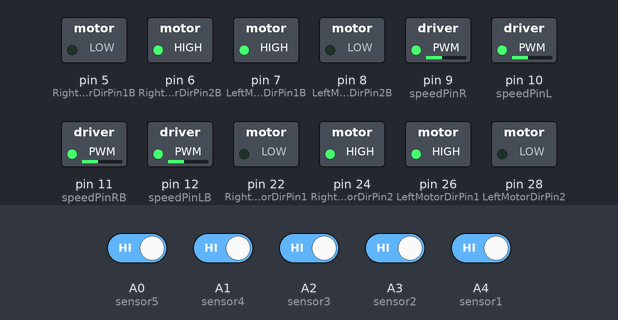
Bench run of a sketch on a simulated Arduino Mega 2560, built with avr-gcc and run on an emulated ATmega2560. Parts: switched loads named in the sketch (green lamp = pin HIGH). The test bench sets the inputs (shaded band); at power-on: A0 (sensor5), A1 (sensor4), A2 (sensor3), A3 (sensor2), A4 (sensor1) HIGH.

Above: at 1.2 s.
1.3 s: A1 (sensor4) driven LOW
At 2.1 s:
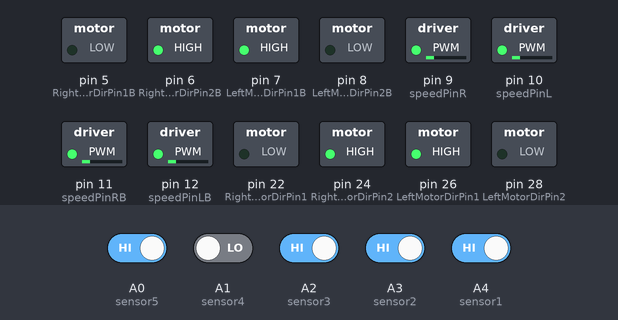
2.8 s: A0 (sensor5) driven LOW
At 3.3 s:
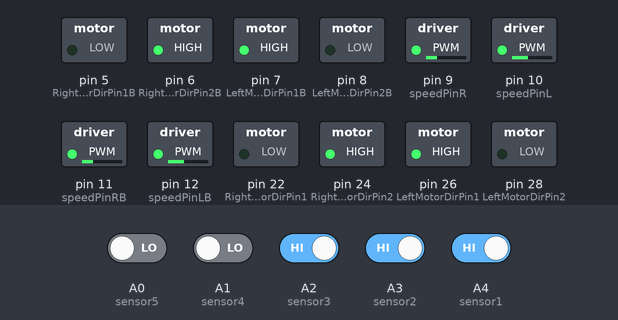
4.3 s: A0 (sensor5) driven HIGH
At 5.5 s:
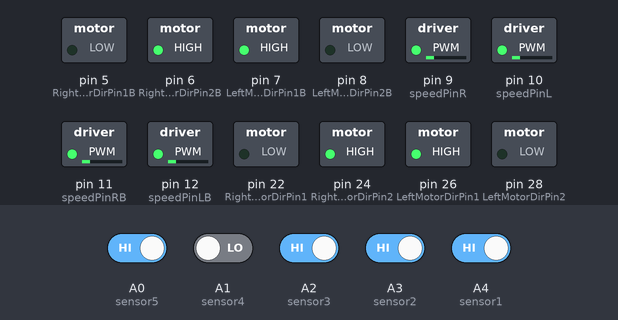
5.8 s: A1 (sensor4) driven HIGH
At 6.8 s:
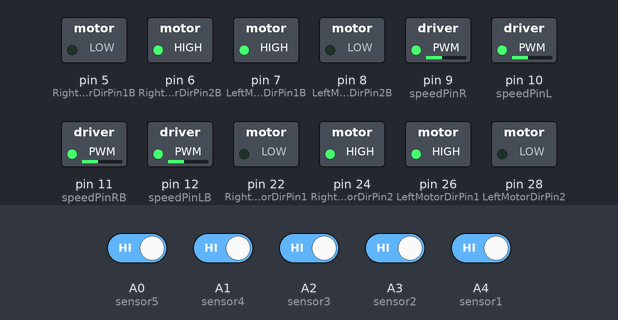
7.3 s: A2 (sensor3) driven LOW
At 7.9 s:
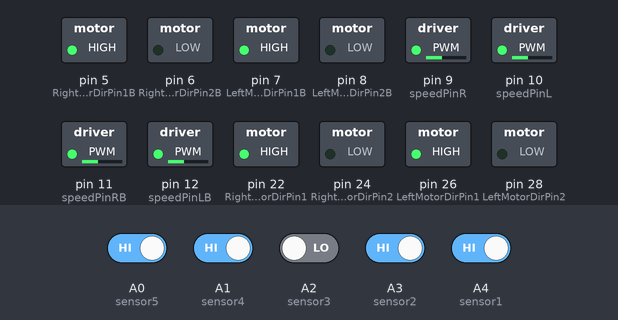
8.8 s: A3 (sensor2) driven LOW
At 9.1 s:
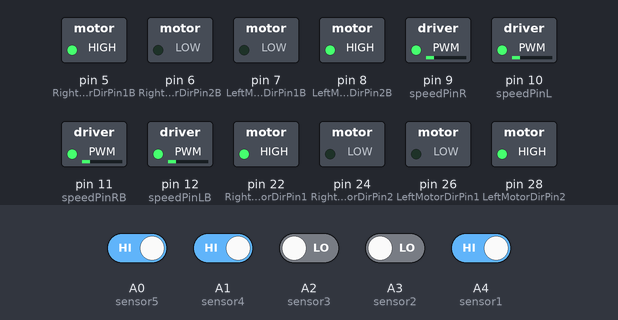
Timing chart, 0 to 11.3 s (numbered marks = the images above; inputs shaded):
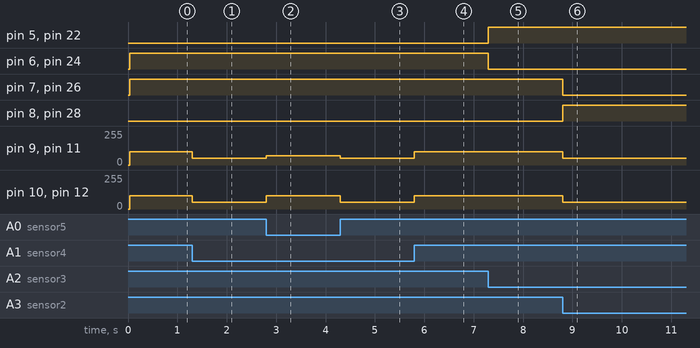

The sketch:

PID_MOdified.ino
```cpp
#define MID_SPEED 100
#define HIGH_SPEED 120
#define LOW_SPEED 80

#define LONG_DELAY_TIME 70
#define DELAY_TIME 40
#define SHORT_DELAY_TIME 30

#define speedPinR 9   //  Front Wheel PWM pin connect Model-Y M_B ENA
#define RightMotorDirPin1  22    //Front Right Motor direction pin 1 to Model-Y M_B IN1  (K1)
#define RightMotorDirPin2  24   //Front Right Motor direction pin 2 to Model-Y M_B IN2   (K1)
#define LeftMotorDirPin1  26    //Front Left Motor direction pin 1 to Model-Y M_B IN3 (K3)
#define LeftMotorDirPin2  28   //Front Left Motor direction pin 2 to Model-Y M_B IN4 (K3)
#define speedPinL 10   //  Front Wheel PWM pin connect Model-Y M_B ENB

#define speedPinRB 11   //  Rear Wheel PWM pin connect Left Model-Y M_A ENA
#define RightMotorDirPin1B  5    //Rear Right Motor direction pin 1 to Model-Y M_A IN1 ( K1)
#define RightMotorDirPin2B 6    //Rear Right Motor direction pin 2 to Model-Y M_A IN2 ( K1)
#define LeftMotorDirPin1B 7    //Rear Left Motor direction pin 1 to Model-Y M_A IN3  (K3)
#define LeftMotorDirPin2B 8  //Rear Left Motor direction pin 2 to Model-Y M_A IN4 (K3)
#define speedPinLB 12    //  Rear Wheel PWM pin connect Model-Y M_A ENB

#define sensor1   A4 // Left most sensor
#define sensor2   A3 // 2nd Left   sensor
#define sensor3   A2 // center sensor
#define sensor4   A1 // 2nd right sensor// Right most sensor
#define sensor5   A0 // Right most sensor

/*motor control*/

void FR_fwd(int speed)  //front-right wheel forward turn
{
  digitalWrite(RightMotorDirPin1,HIGH);
  digitalWrite(RightMotorDirPin2,LOW);
  analogWrite(speedPinR,speed);
}
void FR_bck(int speed) // front-right wheel backward turn
{
  digitalWrite(RightMotorDirPin1,LOW);
  digitalWrite(RightMotorDirPin2,HIGH);
  analogWrite(speedPinR,speed);
}
void FL_fwd(int speed) // front-left wheel forward turn
{
  digitalWrite(LeftMotorDirPin1,HIGH);
  digitalWrite(LeftMotorDirPin2,LOW);
  analogWrite(speedPinL,speed);
}
void FL_bck(int speed) // front-left wheel backward turn
{
  digitalWrite(LeftMotorDirPin1,LOW);
  digitalWrite(LeftMotorDirPin2,HIGH);
  analogWrite(speedPinL,speed);
}

void RR_fwd(int speed)  //rear-right wheel forward turn
{
  digitalWrite(RightMotorDirPin1B, HIGH);
  digitalWrite(RightMotorDirPin2B,LOW);
  analogWrite(speedPinRB,speed);
}
void RR_bck(int speed)  //rear-right wheel backward turn
{
  digitalWrite(RightMotorDirPin1B, LOW);
  digitalWrite(RightMotorDirPin2B,HIGH);
  analogWrite(speedPinRB,speed);
}
void RL_fwd(int speed)  //rear-left wheel forward turn
{
  digitalWrite(LeftMotorDirPin1B,HIGH);
  digitalWrite(LeftMotorDirPin2B,LOW);
  analogWrite(speedPinLB,speed);
}
void RL_bck(int speed)    //rear-left wheel backward turn
{
  digitalWrite(LeftMotorDirPin1B,LOW);
  digitalWrite(LeftMotorDirPin2B,HIGH);
  analogWrite(speedPinLB,speed);
}


//Simple Accelerations


void stop_bot()
{
  analogWrite(speedPinLB,0);
  analogWrite(speedPinRB,0);
  analogWrite(speedPinL,0);
  analogWrite(speedPinR,0);
  digitalWrite(RightMotorDirPin1B, LOW);
  digitalWrite(RightMotorDirPin2B,LOW);
  digitalWrite(LeftMotorDirPin1B, LOW);
  digitalWrite(LeftMotorDirPin2B,LOW);
  digitalWrite(RightMotorDirPin1, LOW);
  digitalWrite(RightMotorDirPin2,LOW);
  digitalWrite(LeftMotorDirPin1, LOW);
  digitalWrite(LeftMotorDirPin2,LOW);
  delay(40);
}
void forward(int speed_left,int speed_right)
{
   RL_fwd(speed_left);
   RR_fwd(speed_right);
   FR_fwd(speed_right);
   FL_fwd(speed_left);
}
void reverse(int speed)
{
   RL_bck(speed);
   RR_bck(speed);
   FR_bck(speed);
   FL_bck(speed);
}


//Direction Accelerations


void right_shift(int speed_fl_fwd,int speed_rl_bck ,int speed_rr_fwd,int speed_fr_bck)
{
  FL_fwd(speed_fl_fwd);
  RL_bck(speed_rl_bck);
  RR_fwd(speed_rr_fwd);
  FR_bck(speed_fr_bck);
}
void left_shift(int speed_fl_bck,int speed_rl_fwd ,int speed_rr_bck,int speed_fr_fwd)
{
   FL_bck(speed_fl_bck);
   RL_fwd(speed_rl_fwd);
   RR_bck(speed_rr_bck);
   FR_fwd(speed_fr_fwd);
}

void left_turn(int speed)
{
   RL_bck(0);
   RR_fwd(speed);
   FR_fwd(speed);
   FL_bck(0);
}
void right(int speed)
{
   RL_fwd(speed);
   RR_bck(0);
   FR_bck(0);
   FL_fwd(speed);
}
void left(int speed)
{
   RL_fwd(0);
   RR_bck(speed);
   FR_bck(speed);
   FL_fwd(0);
}
void right_back(int speed)
{
   RL_bck(speed);
   RR_fwd(0);
   FR_fwd(0);
   FL_bck(speed);
}
void sharpRightTurn(int speed_left,int speed_right)
{
   RL_fwd(speed_left);
   RR_bck(speed_right);
   FR_bck(speed_right);
   FL_fwd(speed_left);
}
void sharpLeftTurn(int speed_left,int speed_right){
   RL_bck(speed_left);
   RR_fwd(speed_right);
   FR_fwd(speed_right);
   FL_bck(speed_left);
}


//Pins initialize
void init_GPIO()
{
  pinMode(RightMotorDirPin1, OUTPUT);
  pinMode(RightMotorDirPin2, OUTPUT);
  pinMode(speedPinL, OUTPUT);

  pinMode(LeftMotorDirPin1, OUTPUT);
  pinMode(LeftMotorDirPin2, OUTPUT);
  pinMode(speedPinR, OUTPUT);
  pinMode(RightMotorDirPin1B, OUTPUT);
  pinMode(RightMotorDirPin2B, OUTPUT);
  pinMode(speedPinLB, OUTPUT);

  pinMode(LeftMotorDirPin1B, OUTPUT);
  pinMode(LeftMotorDirPin2B, OUTPUT);
  pinMode(speedPinRB, OUTPUT);
  pinMode(sensor1, INPUT);
  pinMode(sensor2, INPUT);
  pinMode(sensor3, INPUT);
  pinMode(sensor4, INPUT);
  pinMode(sensor5, INPUT);

  stop_bot();
}


//Action Variables
bool steeringState = false;
int error = 0;
bool errorDirection = true; //false = Left, true = Right
int kp = 50;

int moveValue;
int lowMV;

int s1, s2, s3, s4, s5;
int digiRead;

//Action Functions


void setup()
{
  init_GPIO();
  Serial.begin(9600);
}

void loop(){
  s1 = !digitalRead(sensor1);
  s2 = !digitalRead(sensor2);
  s3 = !digitalRead(sensor3);
  s4 = !digitalRead(sensor4);
  s5 = !digitalRead(sensor5);

  digiRead = (1 * s1) + (2 * s2) + (4 * s3) + (8 * s4) + (16 * s5);

  steeringState = true;

  if (digiRead == 1 || digiRead == 3 || digiRead == 7) { //10000 or 11000 or 11100
    error = 2;
    errorDirection = false;
  } else if (digiRead == 2 || digiRead == 6) { //01000 or 01100
    error = 1;
    errorDirection = false;
  } else if (digiRead == 4 || digiRead == 14) { //00100 or 01110
    error = 0;
  } else if (digiRead == 8 || digiRead == 12) { //00010 or 00110
    error = 1;
    errorDirection = true;
  } else if (digiRead == 16 || digiRead == 24 || digiRead == 28) { //00001 or 00011 or 00111
    error = 2;
    errorDirection = true;
  }
  else if (digiRead == 31) { //11111
    steeringState = false;
    errorDirection = true;
  }
  else if (digiRead == 0) { //00000
    steeringState = false;
    errorDirection = false;
  }


    moveValue = kp * error;
    lowMV = moveValue * 0.7;

    if (steeringState == true) {
      if (error == 0) {
      forward(MID_SPEED, MID_SPEED);
    } else if (error == 2) {
      if (errorDirection == false) {
        FL_bck(lowMV);
        FR_fwd(moveValue);
        RL_bck(lowMV);
        RR_fwd(moveValue);
      } else if (errorDirection == true) {
        FL_fwd(moveValue);
        FR_bck(lowMV);
        RL_fwd(moveValue);
        RR_bck(lowMV);
      }
    } else if (error == 1) {
      if (errorDirection == false) {
        FL_bck(moveValue);
        FR_fwd(moveValue);
        RL_bck(moveValue);
        RR_fwd(moveValue);
      } else if (errorDirection == true) {
        FL_fwd(moveValue);
        FR_bck(moveValue);
        RL_fwd(moveValue);
        RR_bck(moveValue);
      }
      }
    } else if (steeringState == false) {
      if (errorDirection == false) {
        FL_fwd(100);
        FR_bck(100);
        RL_fwd(100);
        RR_bck(100);
      } else if (errorDirection == true) {
        FL_bck(100);
        FR_fwd(100);
        RL_bck(100);
        RR_fwd(100);
      }
    }

  }
```

Measured:
- after the input at 1.3 s, pin 9 (speedPinR), pin 10 (speedPinL), pin 11 (speedPinRB), pin 12 (speedPinLB): 100/255 → 50/255 at once
- after the input at 2.8 s, pin 9 (speedPinR), pin 11 (speedPinRB): 50/255 → 70/255 at once; pin 10 (speedPinL), pin 12 (speedPinLB): 50/255 → 100/255 at once
- after the input at 4.3 s, pin 9 (speedPinR), pin 11 (speedPinRB): 70/255 → 50/255 at once; pin 10 (speedPinL), pin 12 (speedPinLB): 100/255 → 50/255 at once
- after the input at 5.8 s, pin 9 (speedPinR), pin 10 (speedPinL), pin 11 (speedPinRB), pin 12 (speedPinLB): 50/255 → 100/255 at once
- after the input at 7.3 s, pin 5 (RightMotorDirPin1B), pin 22 (RightMotorDirPin1): LOW → HIGH at once; pin 6 (RightMotorDirPin2B), pin 24 (RightMotorDirPin2): HIGH → LOW at once
- after the input at 8.8 s, pin 7 (LeftMotorDirPin1B), pin 26 (LeftMotorDirPin1): HIGH → LOW at once; pin 8 (LeftMotorDirPin2B), pin 28 (LeftMotorDirPin2): LOW → HIGH at once; pin 9 (speedPinR), pin 10 (speedPinL), pin 11 (speedPinRB), pin 12 (speedPinLB): 100/255 → 50/255 at once
